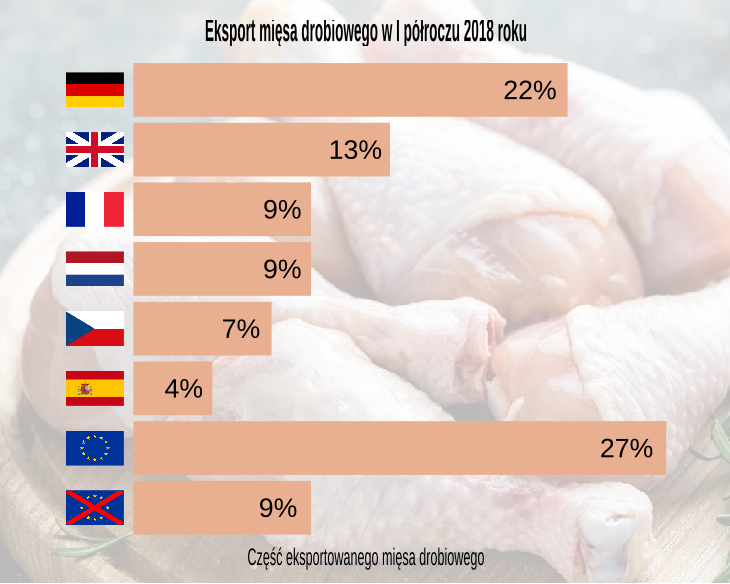
#> input picture PraceDomowe/TYDZIEN5/KomisarczykKonrad/images/kurczaki.svg.png, 730 x 584 px, found by its file name; its folder holds only this picture in this run
$ python crop-image.py
#> lines starting #> are read from the running program, lines starting #| are printed output that depends on the picture; after the words box and inside, x2 and y2 are one past the last pixel; in counts of white or black regions, pixels touching at a corner belong together
import numpy as np
from PIL import Image, ImageDraw

# Open the input image as numpy array, convert to RGB
import os

directory = "../../resources/images"
for filename in os.listdir(directory):
    splitFilename = filename.split(".")
    img = Image.open(directory + "/" + str(filename)).convert("RGB")

    npImage = np.array(img)
    h, w = img.size
#> h = 730; w = 584

    # Create same size alpha layer with circle
    alpha = Image.new('L', img.size, 0)
#> alpha: PIL image 730x584 L; every value is 0
    draw = ImageDraw.Draw(alpha)
    draw.pieslice([0, 0, h, w], 0, 360, fill=255)

    # Convert alpha Image to numpy array
    npAlpha = np.array(alpha)
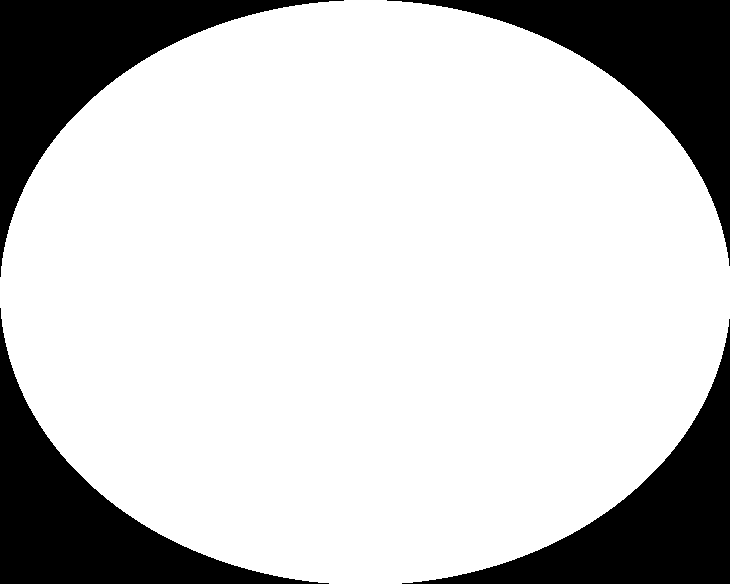
#> npAlpha: shape (584, 730); 78.7% white; 4 black regions, box (x1, y1, x2, y2) and area: (0, 0, 344, 277) 22969, (387, 0, 730, 266) 22692, (0, 308, 329, 584) 22625, (402, 319, 730, 584) 22349

    # Add alpha layer to RGB
    npImage = np.dstack((npImage, npAlpha))
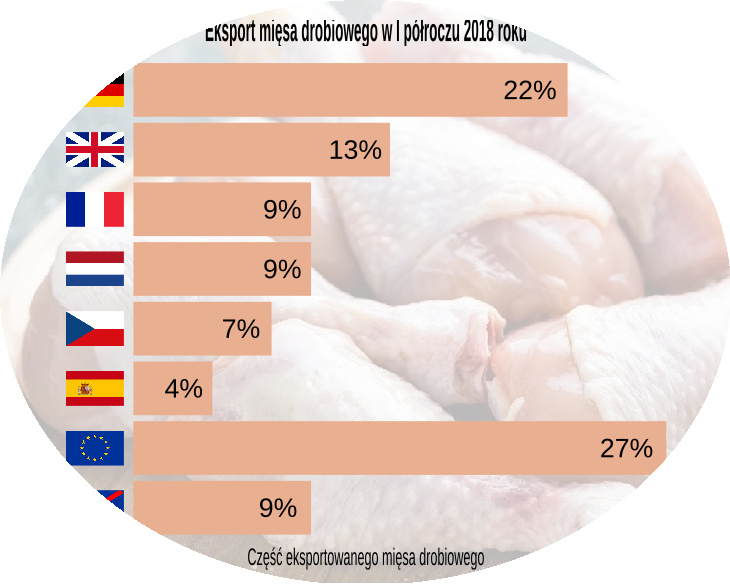
#> npImage: shape (584, 730, 4); mean R, G, B, A 224.6, 204.5, 196.7, 200.8; transparent parts drawn white

    # Save with alpha
    Image.fromarray(npImage).save('../../resources/processed-images/' + splitFilename[0] + ".png")
